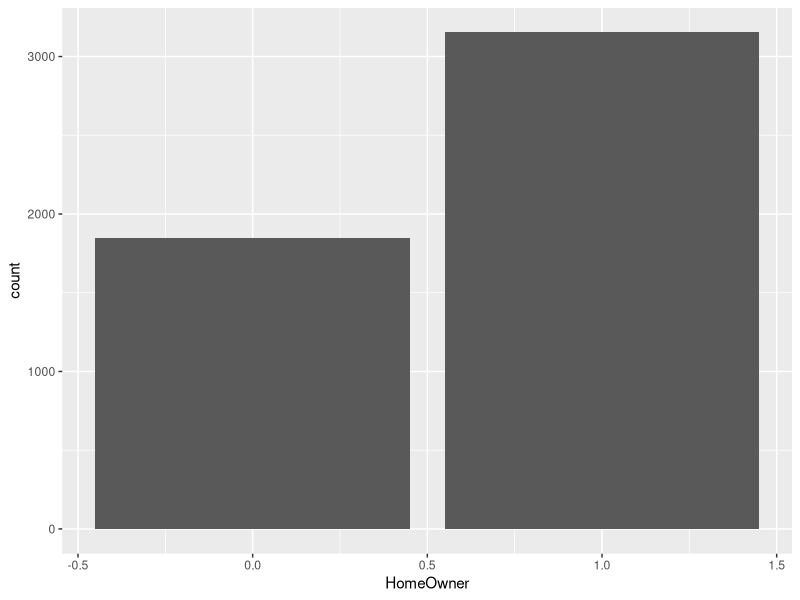
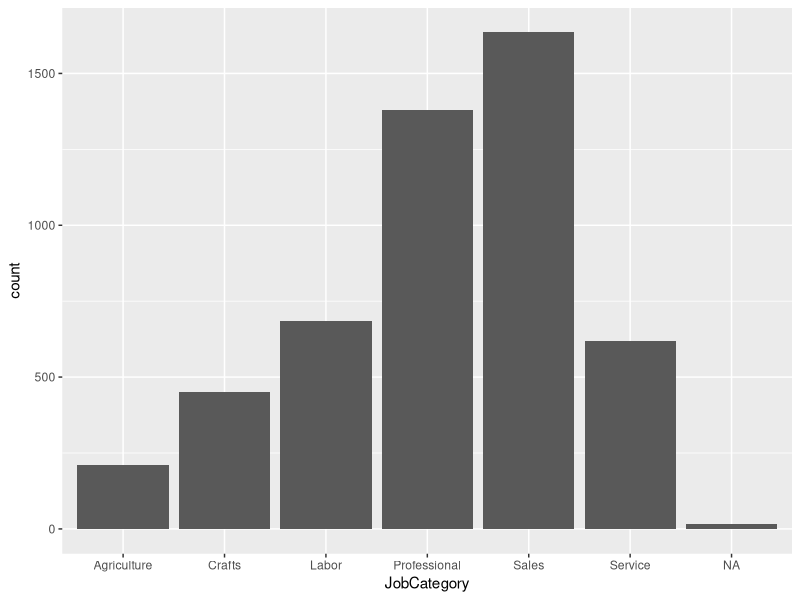
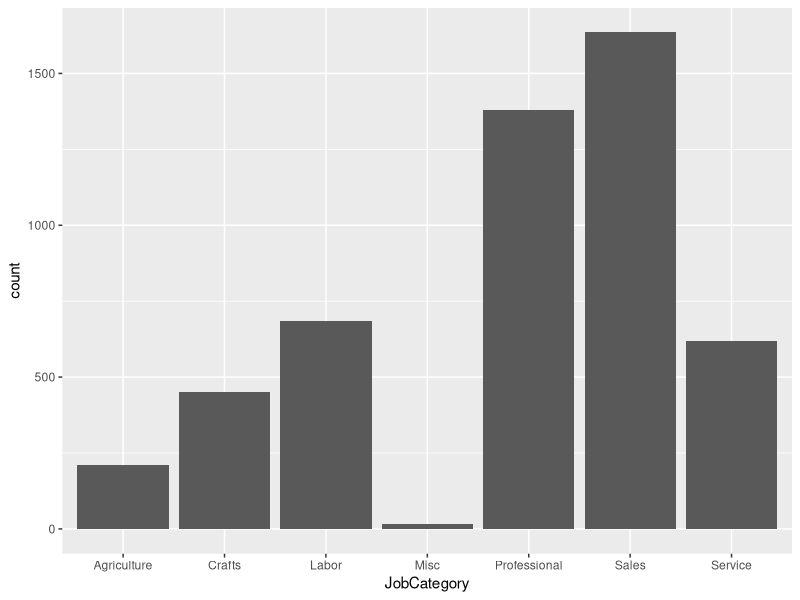
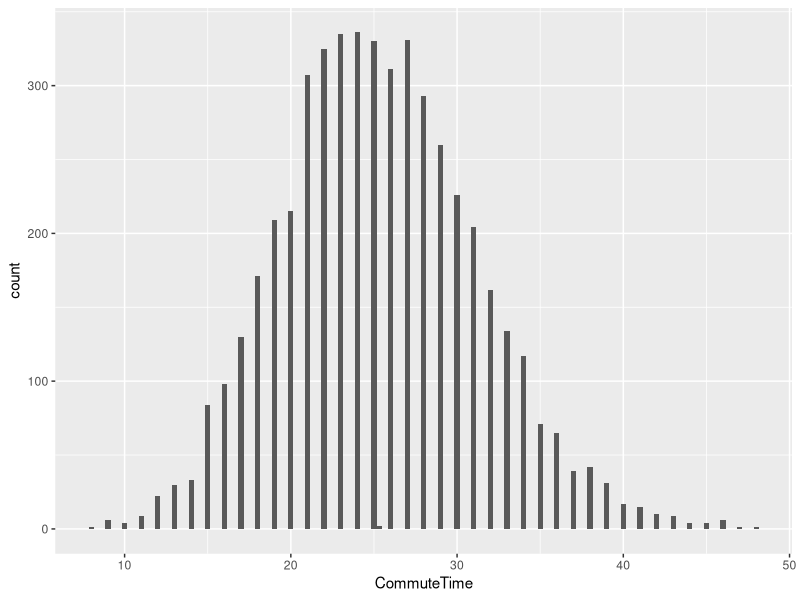
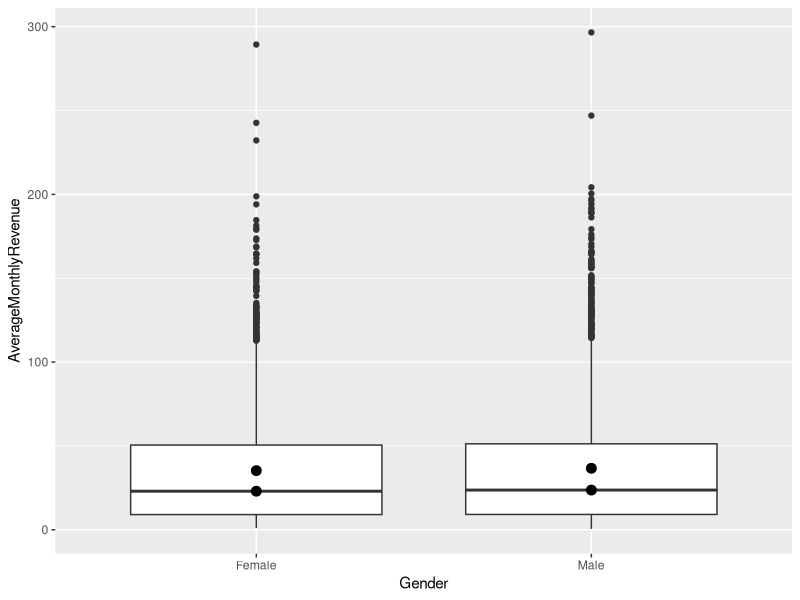
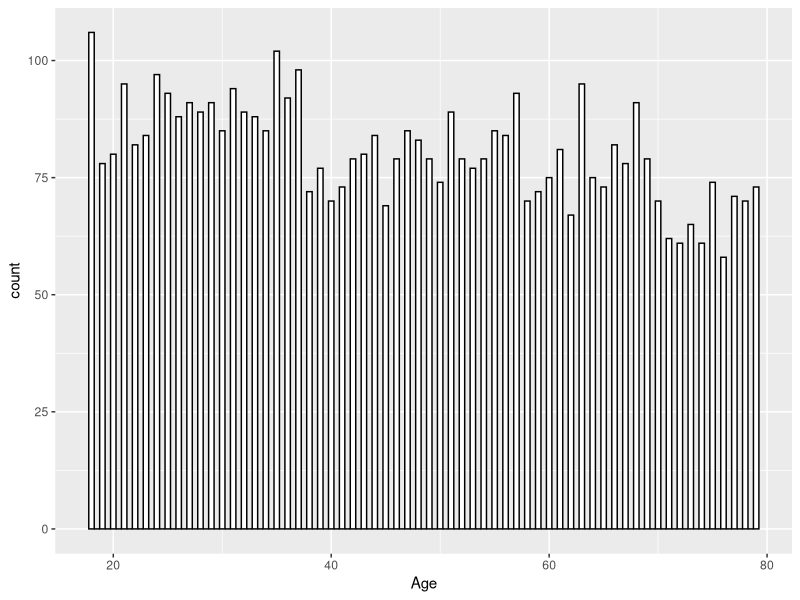
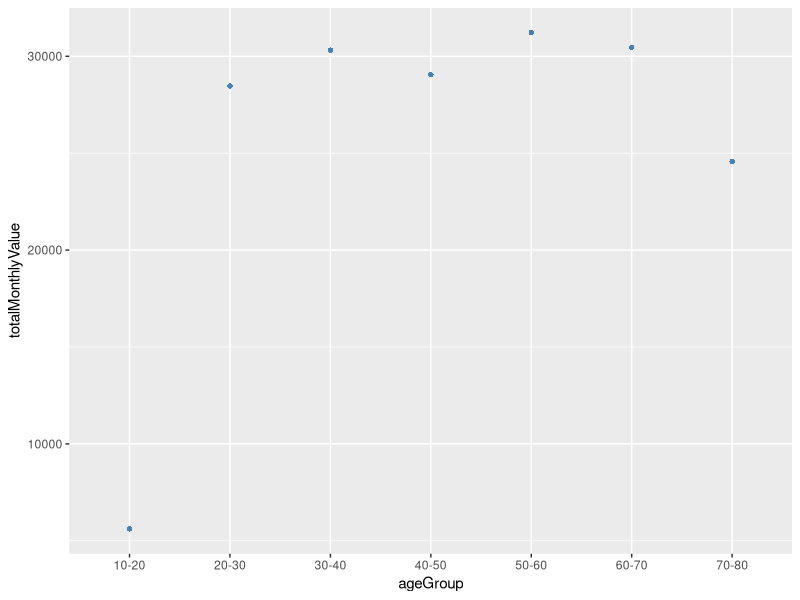
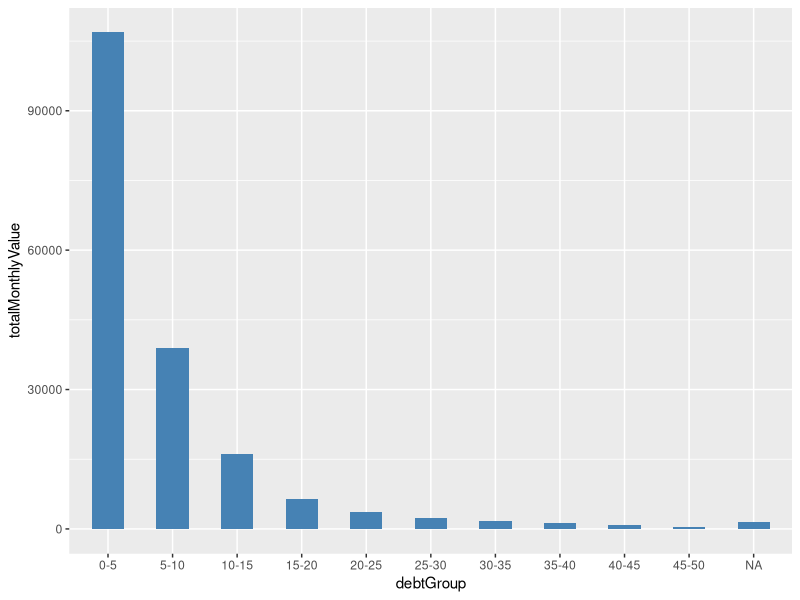

Reproduce these figures in R, in order.
## ---- chunk 1
knitr::opts_knit$set(progress = FALSE, verbose = FALSE)
library(tidyverse)
library(maps)
library(scales)
library(sf)
library(Hmisc)
library(dplyr)
library(ggplot2)
## ---- chunk 2
customers <- read_csv("data/Customer_Dataset_File_Original.csv")
## ---- chunk 3
sum(is.na(customers))
sapply(customers,function(x)sum(is.na(x)))
## ---- chunk 4
#customers <- read_csv("data/Customer_Dataset_File_Original.csv")
print("Number of rows with Gender = NA before imputation")
sum(is.na(customers$Gender))
numberOfFemales <- customers %>% 
  filter(Gender=="Female") %>% 
  nrow()
print("Number of females before imputation")
numberOfFemales
numberOfMales <- customers %>% 
  filter(Gender=="Male") %>% 
  nrow()
count <- 0
print("Number of males before imputation")
numberOfMales
for(i in 1:nrow(customers)){
  if(is.na(customers$Gender[i])){
    #customers$Gender[i] <- "F"
    count <- count + 1
    if (count %% 2 == 0){
      customers$Gender[i] <- "Female"
    }
    else{
      customers$Gender[i] <- "Male"
    }
  }
}
print("Number of rows with Gender = NA after imputation")
sum(is.na(customers$Gender))
numberOfFemales <- customers %>% 
  filter(Gender=="Female") %>% 
  nrow()
print("Number of females after imputation")
numberOfFemales
numberOfMales <- customers %>% 
  filter(Gender=="Male") %>% 
  nrow()
print("Number of males after imputation")
numberOfMales
## ---- chunk 5
#customers <- read_csv("data/Customer_Dataset_File_Original.csv")
print("Number of rows with HouseholdSize = NA before imputation")
sum(is.na(customers$HouseholdSize))
summary(customers$HouseholdSize)
customers$HouseholdSize[is.na(customers$HouseholdSize)] <- median(customers$HouseholdSize, na.rm = T)
print("Check for missing values for HouseholdSize")
sum(is.na(customers$HouseholdSize))
## ---- chunk 6
#customers <- read_csv("data/Customer_Dataset_File_Original.csv")
print("Number of rows with HomeOwner = NA before imputation")
sum(is.na(customers$HomeOwner))
summary(customers$HomeOwner)
get_mode <- function(x) {
  unique_x <- unique(x)
  mode <- unique_x[which.max(tabulate(match(x, unique_x)))]
  mode
}
mode_value = get_mode(customers$HomeOwner)
customers$HomeOwner[is.na(customers$HomeOwner)] <- mode_value
print("Check for missing values for HomeOwner")
sum(is.na(customers$HomeOwner))
ggplot(customers) + 
  geom_bar(aes(x = HomeOwner))
## ---- chunk 7
#customers <- read_csv("data/Customer_Dataset_File_Original.csv")
print("Number of rows with JobCategory = NA before imputation")
sum(is.na(customers$JobCategory))
summary(customers$JobCategory)
ggplot(customers) + 
  geom_bar(aes(x = JobCategory))
customers$JobCategory[is.na(customers$JobCategory)] <- "Misc"
print("Check for missing values for HomeOwner")
sum(is.na(customers$JobCategory))
ggplot(customers) + 
  geom_bar(aes(x = JobCategory))
## ---- chunk 8
#customers <- read_csv("data/Customer_Dataset_File_Original.csv")
customers <- customers %>%
  replace(.=="#NULL!", NA) # replace with NA
customers$HHIncome = as.numeric(gsub("\\,", "", gsub("\\$", "", gsub("\\-", "", customers$HHIncome)))) 
customers$VoiceLastMonth = as.numeric(gsub("\\,", "", gsub("\\$", "", gsub("\\-", "", customers$VoiceLastMonth)))) 
customers$VoiceOverTenure = as.numeric(gsub("\\,", "", gsub("\\$", "", gsub("\\-", "", customers$VoiceOverTenure)))) 
customers$CardSpendMonth = as.numeric(gsub("\\,", "", gsub("\\$", "", gsub("\\-", "", customers$CardSpendMonth)))) 
customers$EquipmentLastMonth = as.numeric(gsub("\\,", "", gsub("\\$", "", gsub("\\-", "", customers$EquipmentLastMonth)))) 
customers$EquipmentOverTenure = as.numeric(gsub("\\,", "", gsub("\\$", "", gsub("\\-", "", customers$EquipmentOverTenure)))) 
customers$DataLastMonth = as.numeric(gsub("\\,", "", gsub("\\$", "", gsub("\\-", "", customers$DataLastMonth)))) 
customers$DataOverTenure = as.numeric(gsub("\\,", "", gsub("\\$", "", gsub("\\-", "", customers$DataOverTenure)))) 
sapply(customers,function(x)sum(is.na(x)))
ncol(customers)
## ---- chunk 9
#customers <- read_csv("data/Customer_Dataset_File_Original.csv")
customers$CarValue = gsub("\\ ", "", customers$CarValue) 
summary(customers$CarValue)
carValueLessThanZero <- customers %>% 
  filter(CarValue =="$(1,000.00)") %>% 
  nrow()
customers$CarValue[customers$CarValue =="$(1,000.00)"] <- 0
customers$CarValue = as.numeric(gsub("\\,", "", gsub("\\$", "", gsub("\\-", "", customers$CarValue)))) 
customers$CarValue = as.numeric(customers$CarValue)
carValueLessThanZero <- customers %>% 
  filter(is.na(customers$CarValue)) %>%
  nrow()
  
print("Number of records with CarValue = NA")
carValueLessThanZero
carOwnership <- customers %>% 
  filter(customers$CarOwnership == "-1") %>%
  nrow()
print("Number of records with CarOwnership == -1")
carOwnership
carBrand <- customers %>% 
  filter(customers$CarBrand == "-1") %>%
  nrow()
print("Number of records with CarBrand == -1")
carBrand
customers$CarOwnership[customers$CarOwnership =="-1"] <- NA
customers$CarBrand[customers$CarBrand =="-1"] <- NA
## ---- chunk 10
customers$CommuteTime = as.numeric(customers$CommuteTime)
customers$CommuteTime[is.na(customers$CommuteTime)] <- mean(customers$CommuteTime, na.rm = T)
ggplot(customers) + 
  geom_bar(aes(x = CommuteTime))
## ---- chunk 11
customers$EquipmentLastMonth[is.na(customers$EquipmentLastMonth)] <- 0
customers$DataLastMonth[is.na(customers$DataLastMonth)] <- 0
customers$EquipmentOverTenure[is.na(customers$EquipmentOverTenure)] <- 0
customers$DataOverTenure[is.na(customers$DataOverTenure)] <- 0
customers$PhoneCoTenure <- ifelse(customers$PhoneCoTenure == 0, 1, customers$PhoneCoTenure)
customers$VoiceOverTenure <- ifelse(is.na(customers$VoiceOverTenure), customers$VoiceLastMonth, customers$VoiceOverTenure)
## ---- chunk 12
summary(customers)
## ---- chunk 13
customers$LastMonthTotalValue <- customers$VoiceLastMonth + customers$EquipmentLastMonth + customers$DataLastMonth
customers$OverTenureTotalValue <- customers$VoiceOverTenure + customers$EquipmentOverTenure + customers$DataOverTenure
customers$TotalDebt <- customers$CreditDebt + customers$OtherDebt
customers$AverageMonthlyRevenue <- customers$OverTenureTotalValue/customers$PhoneCoTenure
## ---- chunk 14
customersForAnalysis <- customers[,c("CustomerID","Gender","Age","EducationYears","JobCategory","EmploymentLength","HHIncome","DebtToIncomeRatio","CreditDebt","OtherDebt","MaritalStatus","HouseholdSize","HomeOwner","CommuteTime","PhoneCoTenure","VoiceLastMonth","VoiceOverTenure","EquipmentRental","EquipmentLastMonth","EquipmentOverTenure","WirelessData","DataLastMonth","DataOverTenure","Multiline","EBilling", "LastMonthTotalValue", "OverTenureTotalValue", "TotalDebt", "AverageMonthlyRevenue")]
summary(customersForAnalysis)
## ---- chunk 15
ggplot(data = customersForAnalysis,
       aes(x = Gender, y = AverageMonthlyRevenue)) +
  geom_boxplot() +
  stat_summary(fun.y = mean, geom="point",size=3) +
  stat_summary(fun.y = median, geom="point",size=3) 

customersForAnalysis%>%
group_by(Gender)%>% 
summarise(Mean=mean(AverageMonthlyRevenue), Median=median(AverageMonthlyRevenue))

## ---- chunk 16
ggplot(customersForAnalysis, aes(x=Age)) +
    geom_histogram(binwidth=.5, colour="black", fill="white")

lbls <- c('0-10','10-20','20-30', '30-40','40-50','50-60','60-70', '70-80', '80-90', '90-100')
groupedData <- customersForAnalysis %>% 
     group_by(ageGroup = cut(Age, breaks= seq(0, 100, by = 10), 
                                right = TRUE, include.lowest = TRUE, labels = lbls) ) %>% 
     summarise(totalMonthlyValue= sum(AverageMonthlyRevenue)) 

ggplot(data =groupedData, aes(x=ageGroup, y=totalMonthlyValue)) +
  geom_point(colour="steelblue", shape=16) 
## ---- chunk 17

lbls <- c('0-5','5-10','10-15', '15-20','20-25','25-30','30-35', '35-40', '40-45', '45-50')
groupedData <- customersForAnalysis %>% 
     group_by(debtGroup = cut(TotalDebt, breaks= seq(0, 50, by = 5), 
                                right = TRUE, include.lowest = TRUE, labels = lbls) ) %>% 
     summarise(totalMonthlyValue= sum(AverageMonthlyRevenue)) 


ggplot(groupedData, aes(x = debtGroup, y = totalMonthlyValue)) + 
  geom_bar(stat="identity", width=0.5, fill = "steelblue") 
## ---- chunk 18
groupedData <- customersForAnalysis%>%
  group_by(HouseholdSize)%>% 
  summarise(Mean=mean(AverageMonthlyRevenue), Median=median(AverageMonthlyRevenue), totalMonthlyRevenue= sum(AverageMonthlyRevenue))
groupedData
## ---- chunk 19
groupedData <- customersForAnalysis%>%
  filter(HouseholdSize > 1) %>%
  filter(Multiline == "No") %>%
  summarise(totalMonthlyRevenue= sum(AverageMonthlyRevenue))
groupedData

groupedData <- customersForAnalysis%>%
  filter(HouseholdSize > 1) %>%
  filter(Multiline == "No")
count(groupedData)
## ---- chunk 20
groupedData <- customersForAnalysis %>% 
     group_by(EducationYears) %>% 
     summarise(totalMonthlyValue= sum(AverageMonthlyRevenue)) 

ggplot(groupedData, aes(x = EducationYears, y = totalMonthlyValue)) + 
  geom_bar(stat="identity", width=0.5, fill = "steelblue") 
## ---- chunk 21
summary(customersForAnalysis$HHIncome)
ggplot(customersForAnalysis, aes(x = HHIncome, y = AverageMonthlyRevenue)) + 
  geom_point()

lbls <- c('0-10K','10-20K','20-30K', '30-40K','40-50K','50-60K','60-70K', '70-80K', '80-90K', '90-100K', '100-110K', '110-120K', '120-130K', '130-140K', '140-150K')

groupedData <- customersForAnalysis %>% 
     group_by(hhIncomeGroup = cut(HHIncome, breaks= seq(0, 150000, by = 10000), 
                                right = TRUE, include.lowest = TRUE, labels = lbls) ) %>% 
     summarise(totalMonthlyValue= sum(AverageMonthlyRevenue))
groupedData

ggplot(groupedData, aes(x = hhIncomeGroup, y = totalMonthlyValue)) + 
  geom_bar(stat="identity", width=0.5, fill = "steelblue") 

## ---- chunk 22
groupedData <- customersForAnalysis%>%
group_by(JobCategory)%>% 
summarise(totalMonthlyValue = sum(AverageMonthlyRevenue))

groupedData

ggplot(groupedData, aes(x = JobCategory, y = totalMonthlyValue)) + 
  geom_bar(stat="identity", width=0.5, fill = "steelblue") 
## ---- chunk 23
ggplot(data = customersForAnalysis,
       aes(x = HomeOwner, y = AverageMonthlyRevenue, group=HomeOwner)) +
  geom_boxplot()  

customersForAnalysis%>%
group_by(HomeOwner)%>% 
summarise(SUm = sum(AverageMonthlyRevenue), Mean=mean(AverageMonthlyRevenue), Median=median(AverageMonthlyRevenue))
## ---- chunk 24

lbls <- c('0-10','10-20','20-30', '30-40','40-50','50-60','60-70', '70-80', '80-90', '90-100')
groupedData <- customersForAnalysis %>% 
     group_by(debtToIncomeRatioGroup = cut(DebtToIncomeRatio, breaks= seq(0, 100, by = 10), 
                                right = TRUE, include.lowest = TRUE, labels = lbls) ) %>% 
     summarise(totalMonthlyValue= sum(AverageMonthlyRevenue)) 


ggplot(groupedData, aes(x = debtToIncomeRatioGroup, y = totalMonthlyValue)) + 
  geom_bar(stat="identity", width=0.5, fill = "steelblue") 
